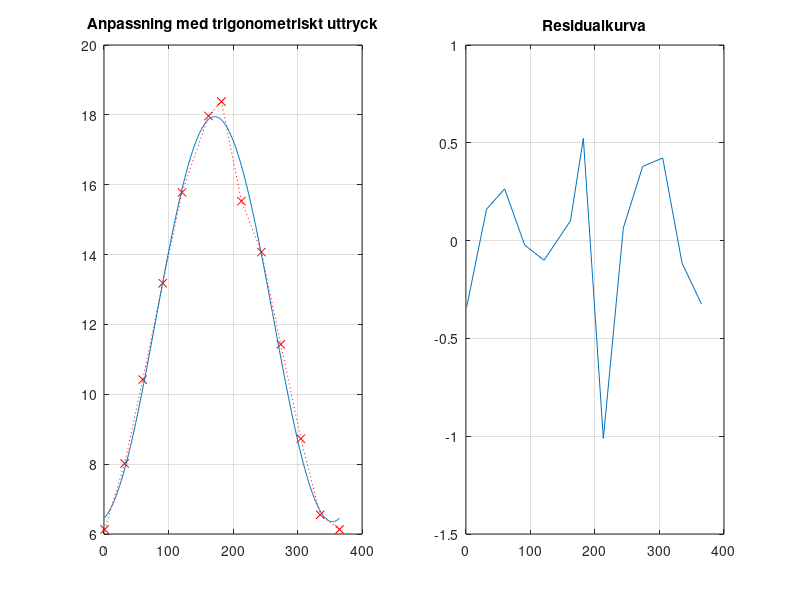

MATLAB code for this plot:
%
% Numeriska metoder, lab 2, uppgift 1c
% Patrik Nyman, ht 2015
%

% lade till dag 365 med samma värde som dag 1
x = [1 32 60 91 121 162 182 213 244 274 305 335 365]';
y = [6.13 8.02 10.42 13.18 15.78 17.97 18.38 15.53 14.07 11.43 8.73 6.55 6.13]';

w = 2 * pi / 365;
A = [ones(13, 1) cos(w*x) sin(w*x)];
c = A \ y;
X = x(1):x(13);
F = c(1) + c(2) * cos(w*X) + c(3) * sin(w*X);

r = y - A * c;
fkvsum = r' * r
F(157)

subplot(1, 2, 1)
plot(x, y, 'r:x', X, F), grid
title('Anpassning med trigonometriskt uttryck')

subplot(1, 2, 2)
plot(x, r), grid
title('Residualkurva')

% set(gcf,'PaperUnits','inches','PaperPosition',[-1 0 5 3])
print('fig1c','-dpng')
